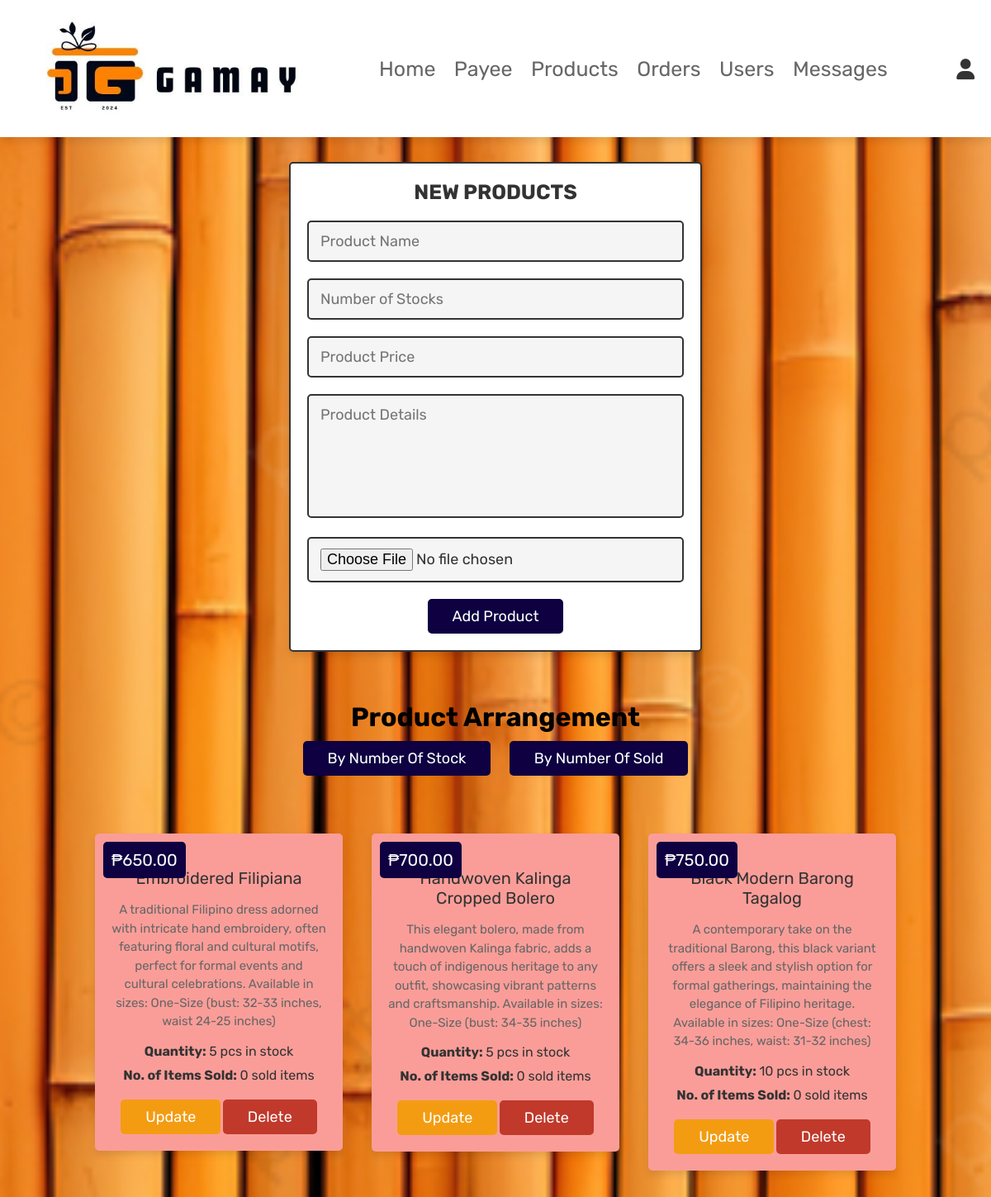
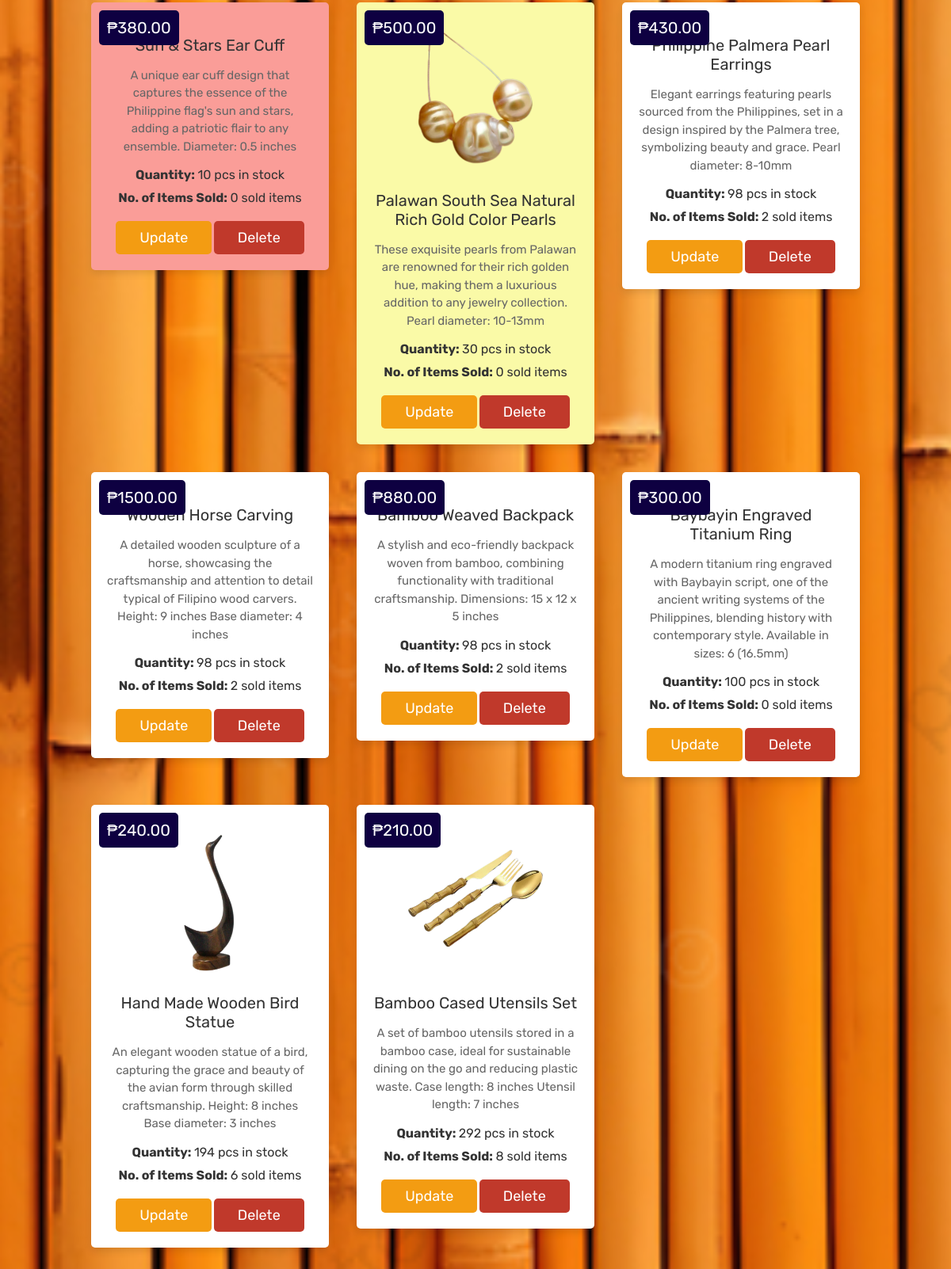
The app's page /admin_products.php (signed in) with its own data (2 pictures, top to bottom).
### tables this page shows
CREATE TABLE `products` (
  `id` int(100) NOT NULL,
  `name` varchar(255) NOT NULL,
  `details` varchar(255) NOT NULL,
  `stock` int(11) NOT NULL,
  `sold` int(11) NOT NULL,
  `price` int(100) NOT NULL,
  `image` varchar(255) NOT NULL,
  `date_and_time` datetime DEFAULT NULL
);

### admin_products.php (the view, shortened to what this page needs)
<?php
@include 'config.php';
?>
<!DOCTYPE html>
<html lang="en">
<head>
   <link rel="stylesheet" href="https://cdnjs.cloudflare.com/ajax/libs/font-awesome/6.0.0/css/all.min.css">
   <link rel="stylesheet" href="css/admin_new.css">
</head>
<body>
<?php @include 'admin_header.php'; ?>
<section class="add-products">
   <form action="" method="POST" enctype="multipart/form-data">
      <h3>New Products</h3>
      <input type="text" class="box" required placeholder="Product Name" name="name">
      <input type="number" class="box" required placeholder="Number of Stocks" name="stock">
      <input type="number" min="1" class="box" required placeholder="Product Price" name="price">
      <textarea name="details" class="box" required placeholder="Product Details" cols="30" rows="10"></textarea>
      <input type="file" accept="image/jpg, image/jpeg, image/png" required class="box" name="image">
      <input type="submit" value="add product" name="add_product" class="btn">
   </form>
</section>
<section class="show-products" style="display: flex; justify-content: center; text-align: center;">
   <div>
      <h3 class="name" style="font-size: xx-large;">Product Arrangement</h3>
      <button id="sortByStock" class="btn" style="margin: 1rem;">By number of Stock</button>
      <button id="sortBySold" class="btn" style="margin: 1rem;">By number of sold</button>
   </div>
</section>
<section class="show-products">
      <div class="box-container">
      <?php
         $sortBy = isset($_GET['sortBy']) ? $_GET['sortBy'] : 'stock';
         $orderByClause = '';
         if ($sortBy === 'stock') {
            $orderByClause = 'ORDER BY stock ASC';
         } elseif ($sortBy === 'sold') {
            $orderByClause = 'ORDER BY sold DESC';
         }
         $select_products = mysqli_query($conn, "SELECT * FROM `products` $orderByClause") or die('query failed');
         if(mysqli_num_rows($select_products) > 0){
            while($fetch_products = mysqli_fetch_assoc($select_products)){
               $stock = $fetch_products['stock'];
               if ($stock == 0) {
                  $border_color = '#d3d3d3';
               }elseif ($stock <= 25) {
                  $border_color = '#fa9d98';
               } elseif ($stock <= 50) {
                  $border_color = '#fafaa7';
               } else {
                  $border_color = '';
               }
               $sold = $fetch_products['sold'];
      ?>
      <div class="box" style="background-color: <?php echo $border_color; ?>">
         <div class="price">₱<?php echo $fetch_products['price']; ?>.00</div>
         <img class="image" src="uploaded_img/<?php echo $fetch_products['image']; ?>" alt="">
         <div class="name"><?php echo $fetch_products['name']; ?></div>
         <div class="details"><?php echo $fetch_products['details']; ?></div>
         <div class="name" style="font-size: medium;"><b>Quantity: </b><?php echo $stock; ?> pcs in stock</div>
         <div class="name" style="font-size: medium;"><b>No. of Items Sold: </b><?php echo $sold; ?> sold items</div>
         <a href="admin_update_product.php?update=<?php echo $fetch_products['id']; ?>" class="option-btn">update</a>
         <a href="admin_products.php?delete=<?php echo $fetch_products['id']; ?>" class="delete-btn" onclick="return confirm('delete this product?');">delete</a>
      </div>
      <?php
         }
      }else{
         echo '<p class="empty">no products added yet!</p>';
      }
      ?>
   </div>
</section>
</body>
</html>

### admin_header.php (shortened to what this page needs)
<header class="header">
   <div class="flex">
      <a href="admin_page.php" class="logo">
         <img height="120px" width="100%" src="images/logo4.jpg"></a>
      <nav class="navbar">
         <a href="admin_page.php">Home</a>
         <a href="admin_payee.php">Payee</a>
         <a href="admin_products.php">Products</a>
         <a href="admin_orders.php">Orders</a>
         <a href="admin_users.php">Users</a>
         <a href="admin_contacts.php">Messages</a>
      </nav>
      <div class="icons">
         <div id="user-btn" class="fas fa-user"></div>
      </div>
   </div>
</header>

### css/admin_new.css (style rules this page uses)
:root { --blue:#0e0041; --red:#c0392b; --orange:#f39c12; --black:#333; --white:#fff; --light-color:#666; --light-white:#ccc; --light-bg:#f5f5f5; --border:.2rem solid var(--black); --box-shadow:0 .5rem 1rem rgba(0,0,0,.1); }
* { font-family: 'Rubik', sans-serif; margin:0; padding:0; box-sizing: border-box; outline: none; border:none; text-decoration: none; transition:all .2s linear; }
html { font-size: 62.5%; overflow-x: hidden; scroll-behavior: smooth; scroll-padding-top: 6.5rem; }
body { background: var(--light-bg); background:url(../images/adminbg2.png) no-repeat; background-size: cover; background-position: center; background-blend-mode: lighten; }
section { padding:3rem 2rem; }
.btn, .delete-btn, .option-btn { display: inline-block; border-radius: .5rem; margin-top: 1rem; font-size: 1.8rem; color:var(--white); cursor: pointer; padding:1rem 3rem; text-transform: capitalize; }
.btn { background-color: var(--blue); }
.delete-btn { background-color: var(--red); }
.option-btn { background-color: var(--orange); }
.header { position: sticky; top:0; left:0; right:0; z-index: 1000; background-color: var(--white); box-shadow: var(--box-shadow); }
.header .flex { display: flex; align-items: center; justify-content: space-between; padding:2rem; max-width: 1200px; margin:0 auto; position: relative; }
.header .flex .icons div { font-size: 2.5rem; margin-left: 1.7rem; cursor: pointer; color:var(--black); }
.header .flex .navbar a { margin:0 1rem; font-style:bold; font-size: 2.5rem; color:var(--light-color); }
.header .flex .logo { font-size: 2.5rem; color:var(--black); }
.add-products form { max-width: 50rem; border-radius: .5rem; background-color: var(--white); border:var(--border); padding:2rem; text-align: center; margin:0 auto; box-shadow: var(--box-shadow); }
.add-products form h3 { font-size: 2.5rem; text-transform: uppercase; color:var(--black); margin-bottom: 1rem; }
.add-products form .box { width: 100%; margin:1rem 0; font-size: 1.8rem; color:var(--black); border-radius: .5rem; background-color: var(--light-bg); padding:1.2rem 1.4rem; border:var(--border); }
.add-products form textarea { height: 15rem; resize: none; }
.show-products .box-container { display: grid; grid-template-columns: repeat(auto-fit, 30rem); gap:35px; align-items: flex-start; max-width: 1200px; margin: 0 auto; justify-content: center; }
.show-products .box-container .box { text-align: center; padding:2rem; background-color: var(--white); box-shadow: var(--box-shadow); border-radius: .5rem; position: relative; }
.show-products .box-container .box .image { height: 20rem; margin-bottom: .5rem; }
.show-products .box-container .box .price { background-color: var(--blue); position: absolute; top:1rem; left:1rem; border-radius: .5rem; color:var(--white); padding:1rem; font-size: 2rem; }
.show-products .box-container .box .name { margin:1rem 0; font-size: 2rem; color:var(--black); }
.show-products .box-container .box .details { line-height: 1.5; color:var(--light-color); font-size: 1.5rem; padding:.5rem 0; }

### records on screen
products: price "650", name "Embroidered Filipiana", details "A traditional Filipino dress adorned with intricate hand embroidery, often featuring floral and cultural motifs, perfect for formal events and cultural celebrations. Available in sizes: One-Size (bust: 32-33 inches, waist 24-25 inches)", stock "5", sold "0"
products: price "700", name "Handwoven Kalinga Cropped Bolero", details "This elegant bolero, made from handwoven Kalinga fabric, adds a touch of indigenous heritage to any outfit, showcasing vibrant patterns and craftsmanship. Available in sizes: One-Size (bust: 34-35 inches)", stock "5", sold "0"
products: price "750", name "Black Modern Barong Tagalog", details "A contemporary take on the traditional Barong, this black variant offers a sleek and stylish option for formal gatherings, maintaining the elegance of Filipino heritage. Available in sizes: One-Size (chest: 34-36 inches, waist: 31-32 inches)", stock "10", sold "0"
products: price "380", name "Sun & Stars Ear Cuff", details "A unique ear cuff design that captures the essence of the Philippine flag's sun and stars, adding a patriotic flair to any ensemble. Diameter: 0.5 inches", stock "10", sold "0"
products: price "500", image (picture), name "Palawan South Sea Natural Rich Gold Color Pearls", details "These exquisite pearls from Palawan are renowned for their rich golden hue, making them a luxurious addition to any jewelry collection. Pearl diameter: 10-13mm", stock "30", sold "0"
products: price "430", name "Philippine Palmera Pearl Earrings", details "Elegant earrings featuring pearls sourced from the Philippines, set in a design inspired by the Palmera tree, symbolizing beauty and grace. Pearl diameter: 8-10mm", stock "98", sold "2"
products: price "1500", name "Wooden Horse Carving", details "A detailed wooden sculpture of a horse, showcasing the craftsmanship and attention to detail typical of Filipino wood carvers. Height: 9 inches Base diameter: 4 inches", stock "98", sold "2"
products: price "880", name "Bamboo Weaved Backpack", details "A stylish and eco-friendly backpack woven from bamboo, combining functionality with traditional craftsmanship. Dimensions: 15 x 12 x 5 inches", stock "98", sold "2"
products: price "300", name "Baybayin Engraved Titanium Ring", details "A modern titanium ring engraved with Baybayin script, one of the ancient writing systems of the Philippines, blending history with contemporary style. Available in sizes: 6 (16.5mm)", stock "100", sold "0"
products: price "240", image (picture), name "Hand Made Wooden Bird Statue", details "An elegant wooden statue of a bird, capturing the grace and beauty of the avian form through skilled craftsmanship. Height: 8 inches Base diameter: 3 inches", stock "194", sold "6"
products: price "210", image (picture), name "Bamboo Cased Utensils Set", details "A set of bamboo utensils stored in a bamboo case, ideal for sustainable dining on the go and reducing plastic waste. Case length: 8 inches Utensil length: 7 inches", stock "292", sold "8"
